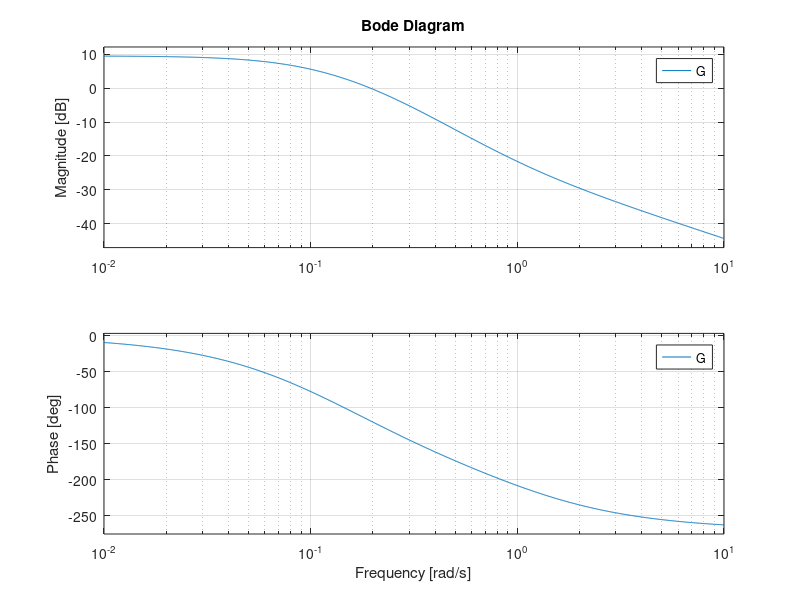

This figure's MATLAB source: (Note: this script raises an error after producing the figure.)
clear all
close all
clc

s=tf('s');
G=minreal(3*(-s+1)/((5*s+1)*(10*s+1)));
% G=3*(1+s/(-1))/((s/(1/5)+1)*(s/(1/10)+1))
disp('Properties of G')
[Gm,Pm,wp,wc]=margin(G)

figure()
bode(G)

%% 4.1.1. Use the procedure introduced in the basic course to construct a lead-
% lag controller which eliminates the static control error for a step response 
% in the reference signal.

% Desired values
wc_des=0.4;
Pm_des=30;

Pmc=atand(-wc_des)-atand(wc_des/(1/5))-atand(wc_des/(1/10));
dPm_des=Pm_des+(-180-Pmc)+5.7

% Lead compensator
N=2;
beta=1/N;
b=wc_des/sqrt(N);
TD=1/b;
Flead=(TD*s+1)/(beta*TD*s+1);
% K=1/(abs(evalfr(Flead,1j*wc_des))*abs(evalfr(G,1j*wc_des)));

% Lag compensator, M high but not Inf
a=0.1*wc_des;
TI=1/a;
M=1e30;
gamma=1/M;
Flag=(TI*s+1)/(TI*s+gamma);
K=1/(abs(evalfr(Flead,1j*wc_des))*abs(evalfr(Flag,1j*wc_des))*...
    abs(evalfr(G,1j*wc_des)));

F=K*Flead*Flag;
G0=F*G;
Gc=G0/(1+G0);
figure()
bode(G0)

disp('Properties of G0 in 4.1.1.')
[Gm,Pm,wp,wc]=margin(G0)

%% 4.1.2. Determine the bandwidth of the closed-loop system and the resonance
% peak MT. Also, determine the rise time and the overshoot for step changes in the
% reference when the controller designed in 4.1.1. is used.
figure()
bode(Gc)
figure()
step(Gc)
disp('Properties of Gc')
wB=bandwidth(Gc)
wtest=linspace(0,1,1000);
[MT,idxT]=max(abs(freqresp(Gc,j*wtest)))
wT=wtest(idxT)

sinfoGc = stepinfo(Gc);
Tr=sinfoGc.RiseTime
M=sinfoGc.Overshoot     % [percent] 

%% 4.1.3. Modify the controller in 4.1.1. such that the phase margin increases
% to 50? while the cross-over frequency is unchanged. For the corresponding 
% closed-loop system, determine the bandwidth and resonance peak. Also, 
% determine the rise time and the overshoot of the step response.

% Desired values
wc_des=0.4;
Pm_des=50;

Pmc=atand(-wc_des)-atand(wc_des/(1/5))-atand(wc_des/(1/10));
dPm_des=Pm_des+(-180-Pmc)+5.7

% Lead compensator
N=4;
beta=1/N;
b=wc_des/sqrt(N);
TD=1/b;
Flead=(TD*s+1)/(beta*TD*s+1);
% K=1/(abs(evalfr(Flead,1j*wc_des))*abs(evalfr(G,1j*wc_des)));

% Lag compensator, M high but not Inf
a=0.1*wc_des;
TI=1/a;
M=1e30;
gamma=1/M;
Flag=(TI*s+1)/(TI*s+gamma);
K=1/(abs(evalfr(Flead,1j*wc_des))*abs(evalfr(Flag,1j*wc_des))*...
    abs(evalfr(G,1j*wc_des)));

F=K*Flead*Flag;
G0=F*G;
Gc=G0/(1+G0);
figure()
bode(G0)

disp('Properties of G0 in 4.1.3.')
[Gm,Pm,wp,wc]=margin(G0)

figure()
bode(Gc)
figure()
step(Gc)
disp('Properties of Gc in 4.1.3.')
wB=bandwidth(Gc)
wtest=linspace(0,1,1000);
[MT,idxT]=max(abs(freqresp(Gc,j*wtest)))
wT=wtest(idxT)

sinfoGc = stepinfo(Gc);
Tr=sinfoGc.RiseTime
M=sinfoGc.Overshoot     % [percent] 

%% 4.2.1. For which frequencies is control action needed? Control is needed
% at least at frequencies where |Gd(j?)| > 1 in order for disturbances to 
% be attenuated. Therefore the cross-over frequency must be large enough. 
% First, try to design Fy such that L(s) ? ?c/s and plot the closed-loop 
% transfer function from d to y and the corresponding step response. 
% (A simple way to find L = ?c/s is to let Fy = G?1?c/s. However, this 
% controller is not proper. A procedure to fix this is to ?add? a number of
% poles in the controller such that it becomes proper. How should these 
% poles be chosen?)

close all

G=minreal(20/((s+1)*((s/20)^2+s/20+1)));
Gd=minreal(10/(s+1));

% figure()
% bode(Gd)
% |Gd|=1 for w=sqrt(99)
% [Gm,Pm,wp,wc]=margin(Gd)

% Rule of thumb: Choose poles at (at least) 4 times the crossover frequency
% of the disturbance. Here: 8 times.
wc_des=2.5*sqrt(99);
Fy=minreal(1/(s/wc_des+1)^2*(G^(-1)*Gd));
% figure()
% bode(G*Fy)

% 4.2.2. Let us now reconstruct Fy according to the instructions above. We
% will start with the disturbance attenuation. In a second step, 
% adjustments can be made on Fr to obtain the desired reference tracking 
% properties. Start by choosing Fy according to (1). Try different 
% approximations of the product G?1Gd in the controller, and choose ?I 
% large enough so that step disturbances are attenuated according to the
% specifications.

wI=10;
Fy=minreal((s+wI)/s*Fy);
% figure()
% bode(G*Fy)

% 4.2.3. To fulfill the reference tracking specifications, we can combine 
% lead lag control and prefiltering of the reference signal. First, try to 
% add lead action to Fy to reduce the overshoot. Then it can be necessary 
% to add prefilter action to fulfill all specifications. Note that Fr 
% should be as simple as possible (why?). Also, remember to check the size 
% of the control signal (u = FyFrSr ? FyGdSd)! Typically a low pass filter 
% is chosen, for example
% Fr =
% 1
% 1 + ?s
% .
% Hint: Consider the signals r and d independently.

tau=0.1;
Fr=minreal(1/(1+tau*s));

% S=(1+Fy*G)^(-1);
% figure()
% bode(Fy*Fr*G*S)
% figure()
% bode(Fy*Gd*S)

% L=G*Fy;
% Gcr=Fr*L/(1+L);
% Gcd=Gd/(1+L);

% figure()
% bode(Fy*G)
% figure()
% bode(Gcr)
% figure()
% bode(Gcd)
% 
% figure()
% step(Gcr)
% figure()
% step(Gcd)
% stepinfo(Gcr)

% Lead compensator
N=4;
beta=1/N;
b=wc_des/sqrt(N);
TD=1/b;
Flead=minreal((TD*s+1)/(beta*TD*s+1));
K=1/(abs(evalfr(Flead,1j*wc_des))*abs(evalfr(Fy,1j*wc_des))*...
    abs(evalfr(G,1j*wc_des)));
% K=1;

Fy=minreal(K*Flead*Fy);
L=minreal(G*Fy);
Gcr=minreal(Fr*L/(1+L));
Gcd=minreal(Gd/(1+L));
figure()
bode(L)
figure()
bode(Gcr)
figure()
bode(Gcd)

figure()
step(Gcr)
figure()
step(Gcd)
stepinfo(Gcr)
% u = Fr*Fy*r - Fy*y
% y = L*Fr/(1+L)*r
% u = Fr*Fy/(1+L)*r
figure()
step(Fr*Fy/(1+L))

S=1/(1+L);
T=L/(1+L);

figure()
bodemag(S)
hold on; grid on;
bodemag(T)